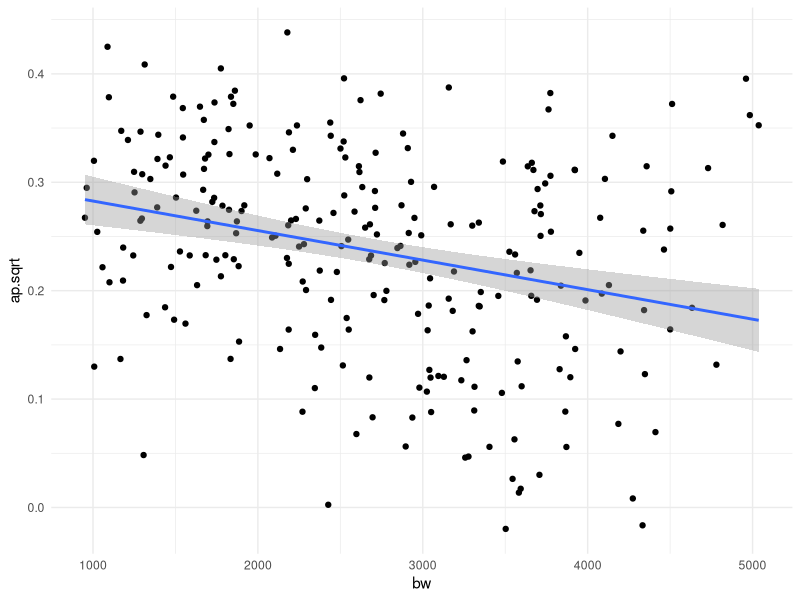

Here is the R script that generated this plot:
library(readr)
library(tidyverse)

fw <- readr::read_csv("data/fetal_weight.csv")

head(fw)
dim(fw)


## Question 1

# 1a
ggplot(fw, aes(x=bw, y=ap.sqrt)) +
  geom_point() +
  geom_smooth(formula=y~x, method="lm") + 
  theme_minimal()
